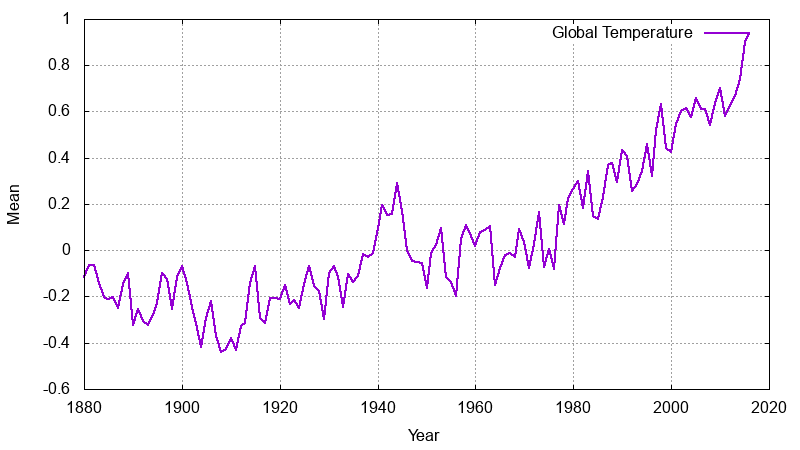

gnuplot code for this plot:
set xlabel 'Year'
set ylabel 'Mean'
set grid
set datafile separator ','
set term png size 800,450
set output 'global-temp.png'

# data format
# Source,Year,Mean
# GCAG,2016,0.9363
# GISTEMP,2016,0.99
# GCAG,2015,0.8998
# GISTEMP,2015,0.87

plot 'global-temp-data.csv' every 2::0 skip 1 using 2:3 title 'Global Temperature' with lines linewidth 2
